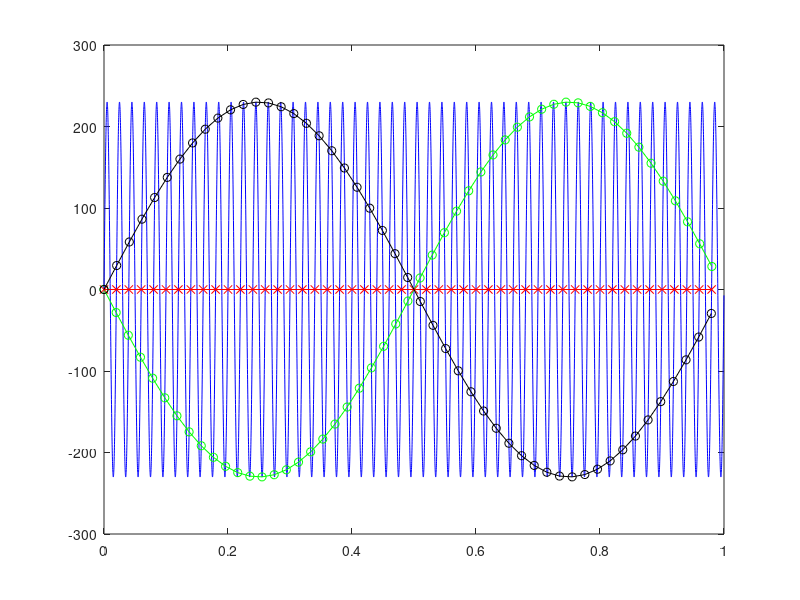

Reproduce this figure in MATLAB.
close all; clear all;

t = 1;
A = 230; 
f = 50;
T = 1/f;
omega_0 = 2 * pi * f;


fs_1 = 10^4; % [Hz]
Ts_1 = 1/fs_1; % [s]

l_probek_1 = t/Ts_1;
numery_probek_1 = 0:l_probek_1-1;

% A * sinus(omega_0 * t)

macierz_probek_1 = A*sin(omega_0 * (Ts_1*numery_probek_1));

plot(Ts_1*numery_probek_1,macierz_probek_1, 'b-');
hold on;


fs_2 = 51; % [Hz]
Ts_2 = 1/fs_2; % [s]

l_probek_2 = t/Ts_2;
numery_probek_2 = 0:l_probek_2-1;

% A * sinus(omega_0 * t)

macierz_probek_2 = A*sin(omega_0 * (Ts_2*numery_probek_2));

plot(Ts_2*numery_probek_2,macierz_probek_2, 'g-o');


fs_3 = 50; % [Hz]
Ts_3 = 1/fs_3; % [s]

l_probek_3 = t/Ts_3;
numery_probek_3 = 0:l_probek_3-1;

% A * sinus(omega_0 * t)

macierz_probek_3 =A*sin(omega_0 * (Ts_3*numery_probek_3));

plot(Ts_3*numery_probek_3,macierz_probek_3, 'r-x');


fs_4 = 49; % [Hz]
Ts_4 = 1/fs_4; % [s]

l_probek_4 = t/Ts_4;
numery_probek_4 = 0:l_probek_4-1;

% A * sinus(omega_0 * t)

macierz_probek_4 = A*sin(omega_0 * (Ts_4*numery_probek_4));

plot(Ts_4*numery_probek_4,macierz_probek_4, 'k-o');